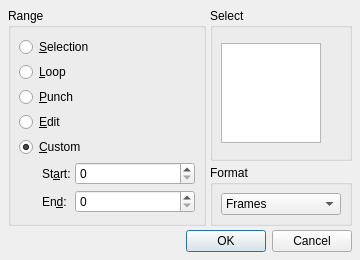
<?xml version="1.0" encoding="UTF-8"?>
<ui version="4.0">
 <author>rncbc aka Rui Nuno Capela</author>
 <comment>qtractor - An Audio/MIDI multi-track sequencer.

   Copyright (C) 2005-2015, rncbc aka Rui Nuno Capela. All rights reserved.

   This program is free software; you can redistribute it and/or
   modify it under the terms of the GNU General Public License
   as published by the Free Software Foundation; either version 2
   of the License, or (at your option) any later version.

   This program is distributed in the hope that it will be useful,
   but WITHOUT ANY WARRANTY; without even the implied warranty of
   MERCHANTABILITY or FITNESS FOR A PARTICULAR PURPOSE.  See the
   GNU General Public License for more details.

   You should have received a copy of the GNU General Public License along
   with this program; if not, write to the Free Software Foundation, Inc.,
   51 Franklin Street, Fifth Floor, Boston, MA 02110-1301 USA.

 </comment>
 <class>qtractorTakeRangeForm</class>
 <widget class="QDialog" name="qtractorTakeRangeForm">
  <property name="geometry">
   <rect>
    <x>0</x>
    <y>0</y>
    <width>360</width>
    <height>260</height>
   </rect>
  </property>
  <property name="focusPolicy">
   <enum>Qt::StrongFocus</enum>
  </property>
  <property name="windowTitle">
   <string>Take - Qtractor</string>
  </property>
  <property name="windowIcon">
   <iconset resource="qtractor.qrc">
    <normaloff>:/images/qtractor-tt.png</normaloff>:/images/qtractor-tt.png</iconset>
  </property>
  <layout class="QGridLayout">
   <item row="0" column="0" rowspan="2">
    <widget class="QGroupBox" name="RangeGroupBox">
     <property name="title">
      <string>Range</string>
     </property>
     <layout class="QGridLayout">
      <item row="6" column="1">
       <widget class="QLabel" name="TakeEndTextLLabel">
        <property name="text">
         <string>En&amp;d:</string>
        </property>
        <property name="buddy">
         <cstring>TakeEndSpinBox</cstring>
        </property>
       </widget>
      </item>
      <item row="0" column="0" colspan="3">
       <widget class="QRadioButton" name="SelectionRangeRadioButton">
        <property name="toolTip">
         <string>Selection range</string>
        </property>
        <property name="text">
         <string>&amp;Selection</string>
        </property>
        <property name="checked">
         <bool>false</bool>
        </property>
       </widget>
      </item>
      <item row="5" column="0" rowspan="2">
       <spacer>
        <property name="orientation">
         <enum>Qt::Horizontal</enum>
        </property>
        <property name="sizeType">
         <enum>QSizePolicy::Fixed</enum>
        </property>
        <property name="sizeHint">
         <size>
          <width>14</width>
          <height>14</height>
         </size>
        </property>
       </spacer>
      </item>
      <item row="3" column="0" colspan="3">
       <widget class="QRadioButton" name="EditRangeRadioButton">
        <property name="toolTip">
         <string>Edit range</string>
        </property>
        <property name="text">
         <string>&amp;Edit</string>
        </property>
        <property name="checked">
         <bool>false</bool>
        </property>
       </widget>
      </item>
      <item row="4" column="0" colspan="3">
       <widget class="QRadioButton" name="CustomRangeRadioButton">
        <property name="toolTip">
         <string>Custom range</string>
        </property>
        <property name="text">
         <string>&amp;Custom</string>
        </property>
        <property name="checked">
         <bool>true</bool>
        </property>
       </widget>
      </item>
      <item row="1" column="0" colspan="2">
       <widget class="QRadioButton" name="LoopRangeRadioButton">
        <property name="toolTip">
         <string>Loop range</string>
        </property>
        <property name="text">
         <string>&amp;Loop</string>
        </property>
        <property name="checked">
         <bool>false</bool>
        </property>
       </widget>
      </item>
      <item row="5" column="2">
       <widget class="qtractorTimeSpinBox" name="TakeStartSpinBox">
        <property name="minimumSize">
         <size>
          <width>120</width>
          <height>0</height>
         </size>
        </property>
        <property name="toolTip">
         <string>Clip start</string>
        </property>
       </widget>
      </item>
      <item row="6" column="2">
       <widget class="qtractorTimeSpinBox" name="TakeEndSpinBox">
        <property name="minimumSize">
         <size>
          <width>120</width>
          <height>0</height>
         </size>
        </property>
        <property name="toolTip">
         <string>Clip offset</string>
        </property>
       </widget>
      </item>
      <item row="5" column="1">
       <widget class="QLabel" name="TakeStartTextLLabel">
        <property name="text">
         <string>St&amp;art:</string>
        </property>
        <property name="buddy">
         <cstring>TakeStartSpinBox</cstring>
        </property>
       </widget>
      </item>
      <item row="2" column="0" colspan="3">
       <widget class="QRadioButton" name="PunchRangeRadioButton">
        <property name="toolTip">
         <string>Punch range</string>
        </property>
        <property name="text">
         <string>&amp;Punch</string>
        </property>
        <property name="checked">
         <bool>false</bool>
        </property>
       </widget>
      </item>
     </layout>
    </widget>
   </item>
   <item row="0" column="1">
    <widget class="QGroupBox" name="SelectGroupBox">
     <property name="title">
      <string>Select</string>
     </property>
     <layout class="QVBoxLayout">
      <item>
       <widget class="QListWidget" name="CurrentTakeListBox">
        <property name="sizePolicy">
         <sizepolicy hsizetype="Expanding" vsizetype="Expanding">
          <horstretch>0</horstretch>
          <verstretch>0</verstretch>
         </sizepolicy>
        </property>
        <property name="maximumSize">
         <size>
          <width>100</width>
          <height>100</height>
         </size>
        </property>
        <property name="toolTip">
         <string>Current take</string>
        </property>
       </widget>
      </item>
     </layout>
    </widget>
   </item>
   <item row="1" column="1">
    <widget class="QGroupBox" name="FormatGroupBox">
     <property name="title">
      <string>Format</string>
     </property>
     <layout class="QVBoxLayout">
      <item>
       <widget class="QComboBox" name="FormatComboBox">
        <property name="toolTip">
         <string>Time display format</string>
        </property>
        <item>
         <property name="text">
          <string>Frames</string>
         </property>
        </item>
        <item>
         <property name="text">
          <string>Time</string>
         </property>
        </item>
        <item>
         <property name="text">
          <string>BBT</string>
         </property>
        </item>
       </widget>
      </item>
     </layout>
    </widget>
   </item>
   <item row="2" column="0" colspan="2">
    <widget class="QDialogButtonBox" name="DialogButtonBox">
     <property name="orientation">
      <enum>Qt::Horizontal</enum>
     </property>
     <property name="standardButtons">
      <set>QDialogButtonBox::Cancel|QDialogButtonBox::Ok</set>
     </property>
    </widget>
   </item>
  </layout>
 </widget>
 <layoutdefault spacing="4" margin="8"/>
 <customwidgets>
  <customwidget>
   <class>qtractorTimeSpinBox</class>
   <extends>QSpinBox</extends>
   <header>qtractorSpinBox.h</header>
  </customwidget>
 </customwidgets>
 <tabstops>
  <tabstop>SelectionRangeRadioButton</tabstop>
  <tabstop>LoopRangeRadioButton</tabstop>
  <tabstop>PunchRangeRadioButton</tabstop>
  <tabstop>EditRangeRadioButton</tabstop>
  <tabstop>CustomRangeRadioButton</tabstop>
  <tabstop>TakeStartSpinBox</tabstop>
  <tabstop>TakeEndSpinBox</tabstop>
  <tabstop>CurrentTakeListBox</tabstop>
  <tabstop>FormatComboBox</tabstop>
 </tabstops>
 <resources>
  <include location="qtractor.qrc"/>
 </resources>
 <connections/>
</ui>
